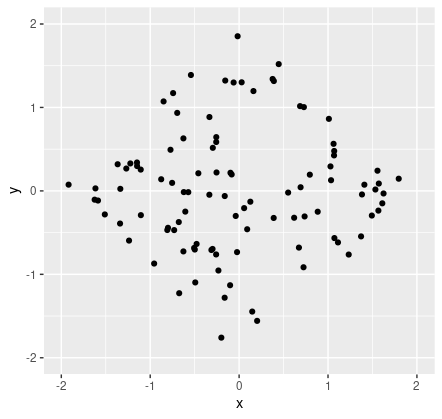

The R source for this figure:
library(volesti)
library(ggplot2)

x1<-runif(100, min = -1, max = 1)
x2<-runif(100, min = -1, max = 1)

g<-ggplot(data.frame( x=x1+x2, y=x1-x2 )) + geom_point( aes(x=x, y=y)) + xlim(-2,2) + ylim(-2,2)


plot(g)
